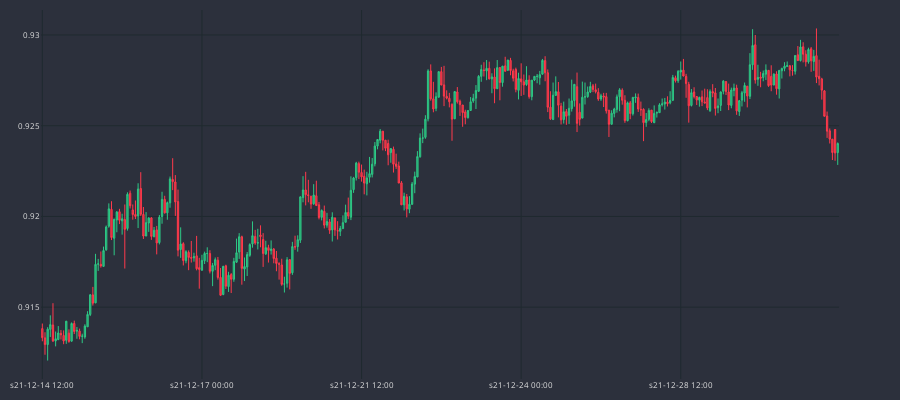

Here is the notebook cell this chart was saved with:
### Code cell
dfp = df_an_5.iloc[-300:]
cp = CandlePlot(dfp, candles=True)
cp.show_plot(line_traces=[], sec_traces=[])

### Figure 1 — Plotly figure (JSON) as saved in the notebook; plotly's stock layout.template omitted (floating-point values rounded to 4 significant figures; data arrays with more than 128 entries replaced by an {"elided": "..."} marker saying what was removed)
{"data": [{"close": {"elided": "300 float values"}, "decreasing": {"fillcolor": "#CC2E3C", "line": {"color": "#FF3A4C"}}, "high": {"elided": "300 float values"}, "increasing": {"fillcolor": "#24A06B", "line": {"color": "#2EC886"}}, "line": {"width": 1}, "low": {"elided": "300 float values"}, "opacity": 1, "open": {"elided": "300 float values"}, "type": "candlestick", "x": {"elided": "300 str values"}}], "layout": {"font": {"color": "#e1e1e1", "size": 8}, "height": 400, "margin": {"b": 10, "l": 10, "r": 10, "t": 10}, "paper_bgcolor": "#2c303c", "plot_bgcolor": "#2c303c", "width": 900, "xaxis": {"anchor": "y", "domain": [0, 0.94], "gridcolor": "#1f292f", "nticks": 5, "rangeslider": {"visible": false}}, "yaxis": {"anchor": "x", "domain": [0, 1], "gridcolor": "#1f292f"}, "yaxis2": {"anchor": "x", "gridcolor": "#1f292f", "overlaying": "y", "side": "right"}}}
